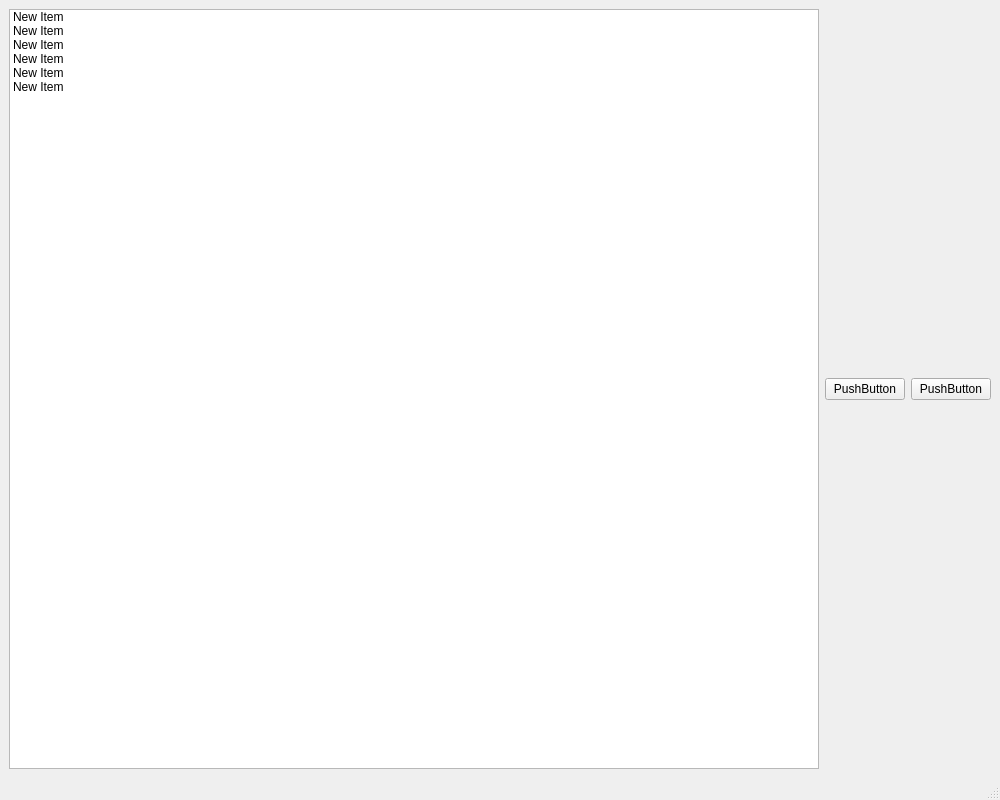
<?xml version="1.0" encoding="UTF-8"?>
<ui version="4.0">
 <class>MainWindow</class>
 <widget class="QMainWindow" name="MainWindow">
  <property name="geometry">
   <rect>
    <x>0</x>
    <y>0</y>
    <width>1000</width>
    <height>800</height>
   </rect>
  </property>
  <property name="windowTitle">
   <string>MainWindow</string>
  </property>
  <widget class="QWidget" name="centralwidget">
   <layout class="QVBoxLayout" name="verticalLayout">
    <item>
     <layout class="QHBoxLayout" name="horizontalLayout">
      <item>
       <widget class="QListWidget" name="listWidget">
        <item>
         <property name="text">
          <string>New Item</string>
         </property>
        </item>
        <item>
         <property name="text">
          <string>New Item</string>
         </property>
        </item>
        <item>
         <property name="text">
          <string>New Item</string>
         </property>
        </item>
        <item>
         <property name="text">
          <string>New Item</string>
         </property>
        </item>
        <item>
         <property name="text">
          <string>New Item</string>
         </property>
        </item>
        <item>
         <property name="text">
          <string>New Item</string>
         </property>
        </item>
       </widget>
      </item>
      <item>
       <widget class="QPushButton" name="pushButton">
        <property name="text">
         <string>PushButton</string>
        </property>
       </widget>
      </item>
      <item>
       <widget class="QPushButton" name="pushButton_2">
        <property name="text">
         <string>PushButton</string>
        </property>
       </widget>
      </item>
     </layout>
    </item>
   </layout>
  </widget>
  <widget class="QStatusBar" name="statusbar"/>
 </widget>
 <resources/>
 <connections/>
</ui>
